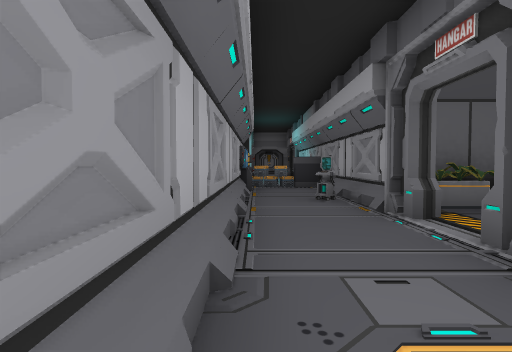
View 1 (above)

24 first-person views from a walk through a scene from a Unity 3-D project. The camera is 1.3 m above the floor, tilts 2° down and sees 75° across. Doors are open. The floor is counted in squares, 2 m on a side. Each view is taken from the middle of a square. On the plan, view 1 faces up. The plan holds only what a view shows up to about 10 squares ahead; the rest is blank. The place goes on beyond the plan. The player character is not drawn. Some surface patterns are stand-ins.

View 2
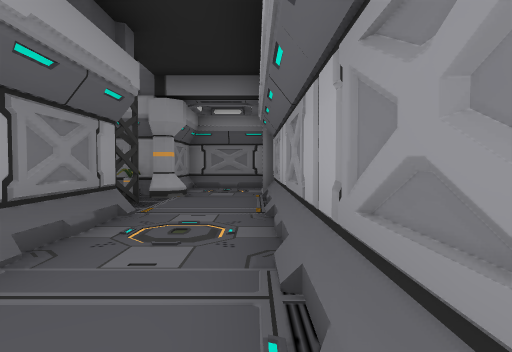

View 3
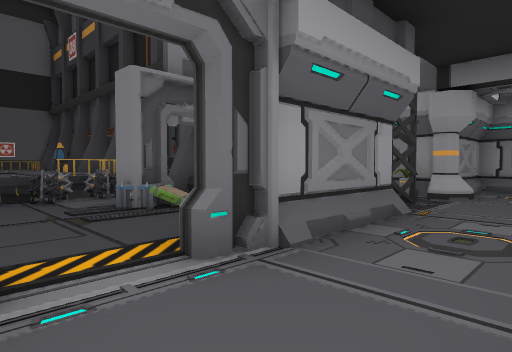

View 4
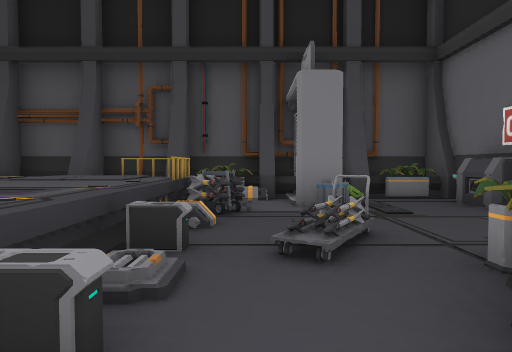

View 5
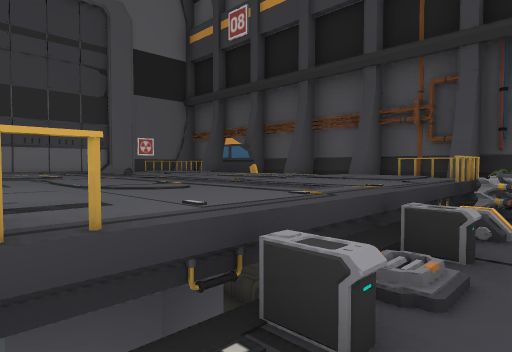

View 6
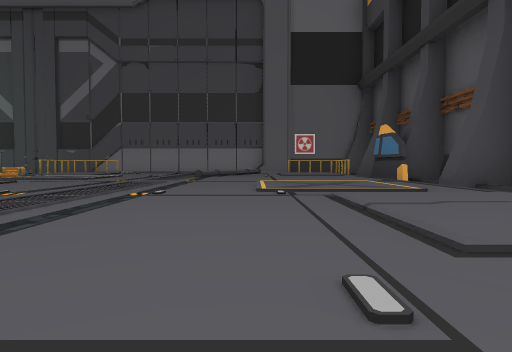

View 7
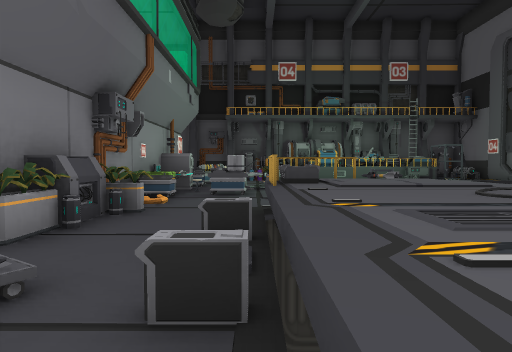

View 8
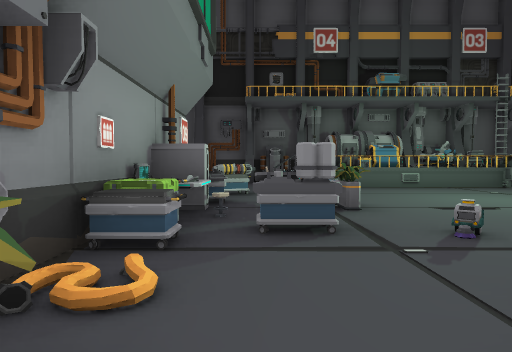

View 9
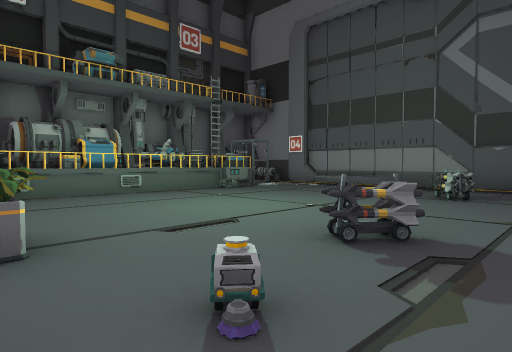

View 10
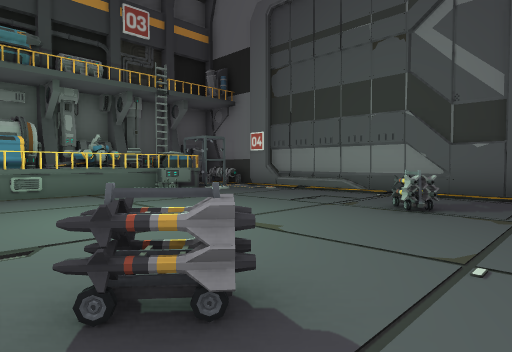

View 11
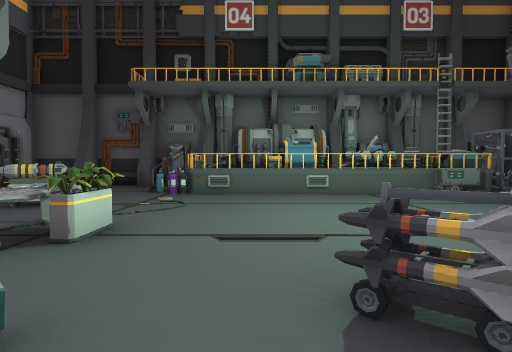

View 12
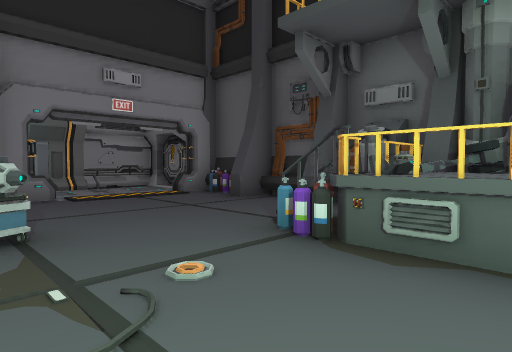

View 13
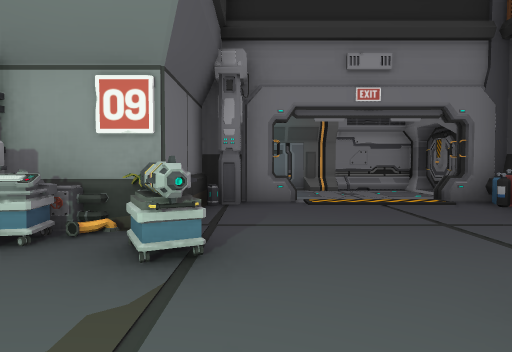

View 14
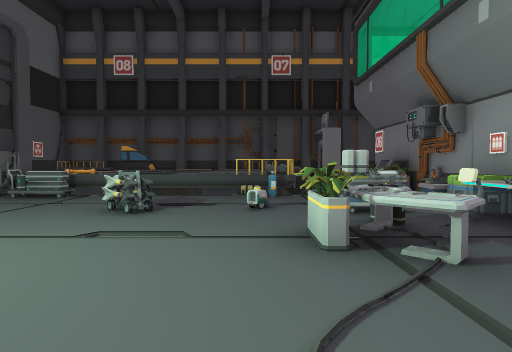

View 15
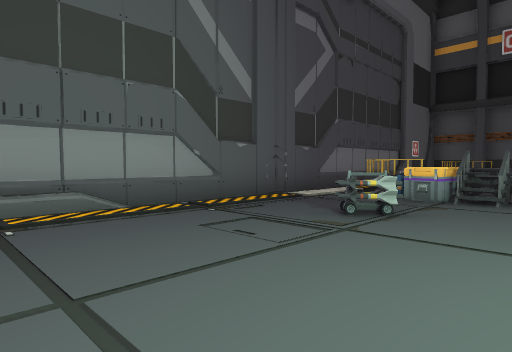

View 16
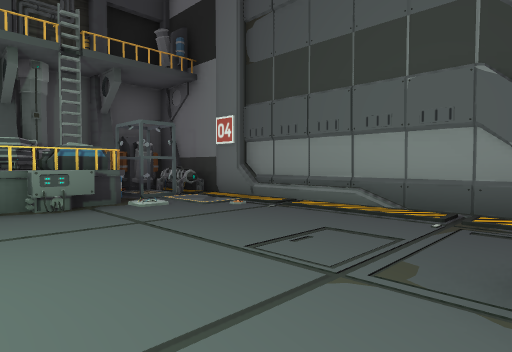

View 17
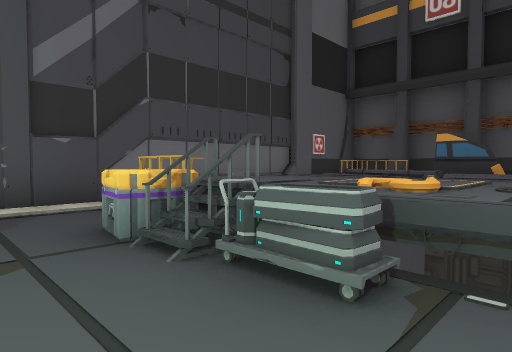

View 18
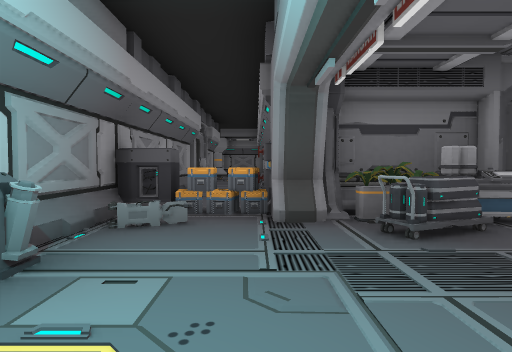

View 19
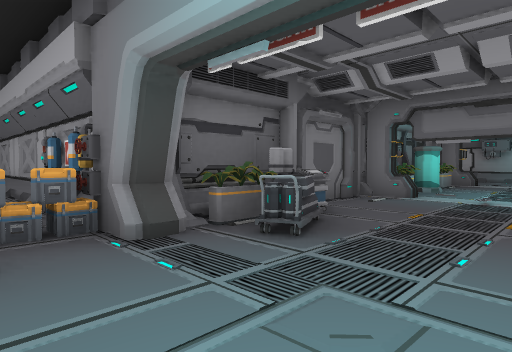

View 20
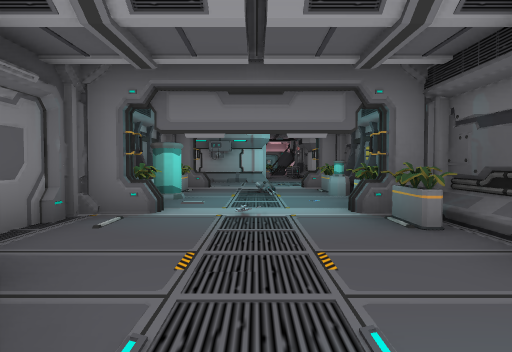

View 21
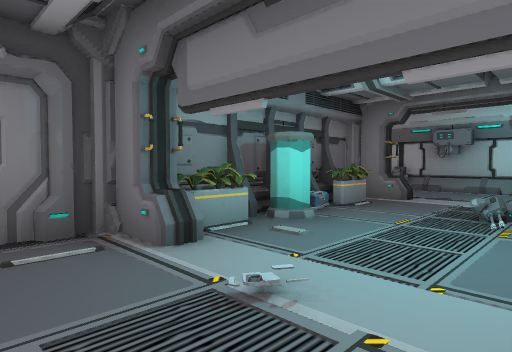

View 22
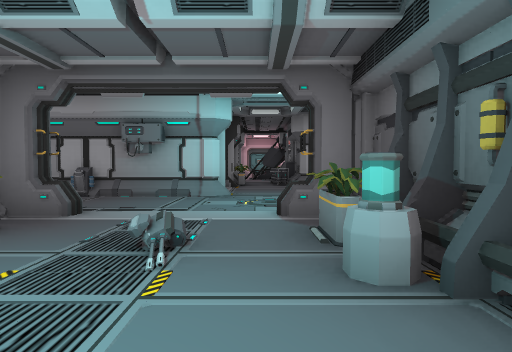

View 23
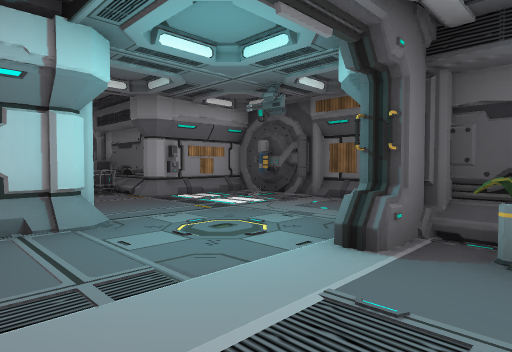

View 24
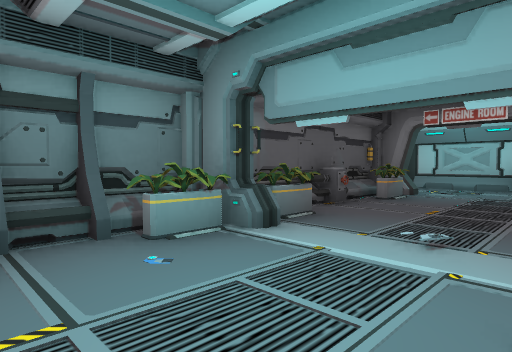

### Floor plan
Key: @ floor where view 1 was taken; # wall or solid block; . floor; / step, stairs or slope; D open door; = window, fence, low wall or low ledge; ^ raised ledge; T tank; C cart; B battery; A table; S stool; M machine; I sign; O other object.
Columns run from 18 left of view 1 to 17 right of it. Each row starts with its distance up from view 1.
 20                           #
 19                  ####O ^###OO#O#####
 18                  #.......#OOOOOCO O#
 17    ###I          O.......O=##=OC OO#
 16   ###..         OO.......T.....=.  #
 15 O #O...O#######  O..O..............#
 14 OC.O...O#OTOO OOOO..#O#CC..........#
 13   ........OO........###C.A.........#
 12   #O O.............TT #OSOO........#
 11      M......=...C.OO###AOS......O..#
 10      T..#OOOO#.CCOOO###CCOO.O......#
  9      #    ####= ##TO###...B........#
  8                  #T.###O..T^^^C^ O.#
  7                  #..###O..^^^^O^^^.#
  6                  #/C###O.OO^ ^^^^ ^#
  5                  #/.#OOO.BO^O^^ ^  #
  4                  #/.D..C.OO^O^^OO ^#
  3                  #/.D...O.O^O^^ O  #
  2                  #//#..O.O^^^^^^^^##
  1                  #/.O..#O#^^^^OOO^##
  0                  #@/#O#############
 -1                  #/.#  ###
 -2                  #/..
 -3                  #//OO
 -4                   ..#
 -5                   ..#
 -6                   ###

Where each view was taken, in squares from view 1:
view 1: 0 up, 0 right, facing up
view 2: 4 up, 0 right, facing down
view 3: 4 up, 0 right, facing down-right
view 4: 7 up, 6 right, facing down
view 5: 7 up, 6 right, facing down-right
view 6: 3 up, 7 right, facing right
view 7: 3 up, 7 right, facing up
view 8: 7 up, 6 right, facing up
view 9: 9 up, 7 right, facing up-right
view 10: 9 up, 9 right, facing up-right
view 11: 9 up, 9 right, facing up
view 12: 14 up, 9 right, facing up-left
view 13: 15 up, 8 right, facing left
view 14: 15 up, 8 right, facing down
view 15: 15 up, 12 right, facing down-right
view 16: 11 up, 12 right, facing up-right
view 17: 10 up, 11 right, facing down-right
view 18: 14 up, 0 right, facing down
view 19: 13 up, 1 right, facing down-left
view 20: 12 up, 1 left, facing left
view 21: 13 up, 4 left, facing down-left
view 22: 13 up, 6 left, facing left
view 23: 11 up, 9 left, facing up-left
view 24: 11 up, 8 left, facing up-right
